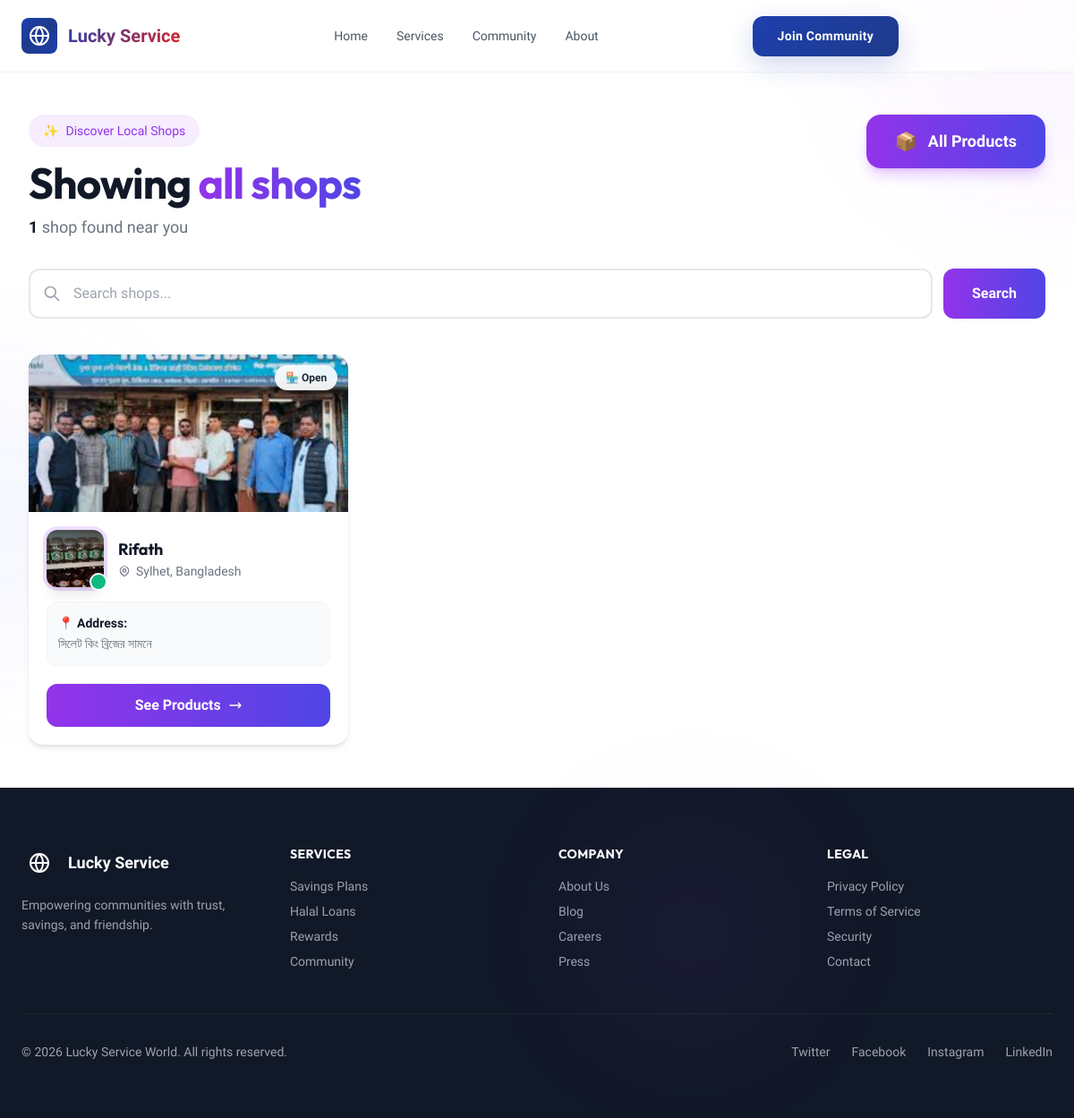
The page /shop on the database as committed earlier.
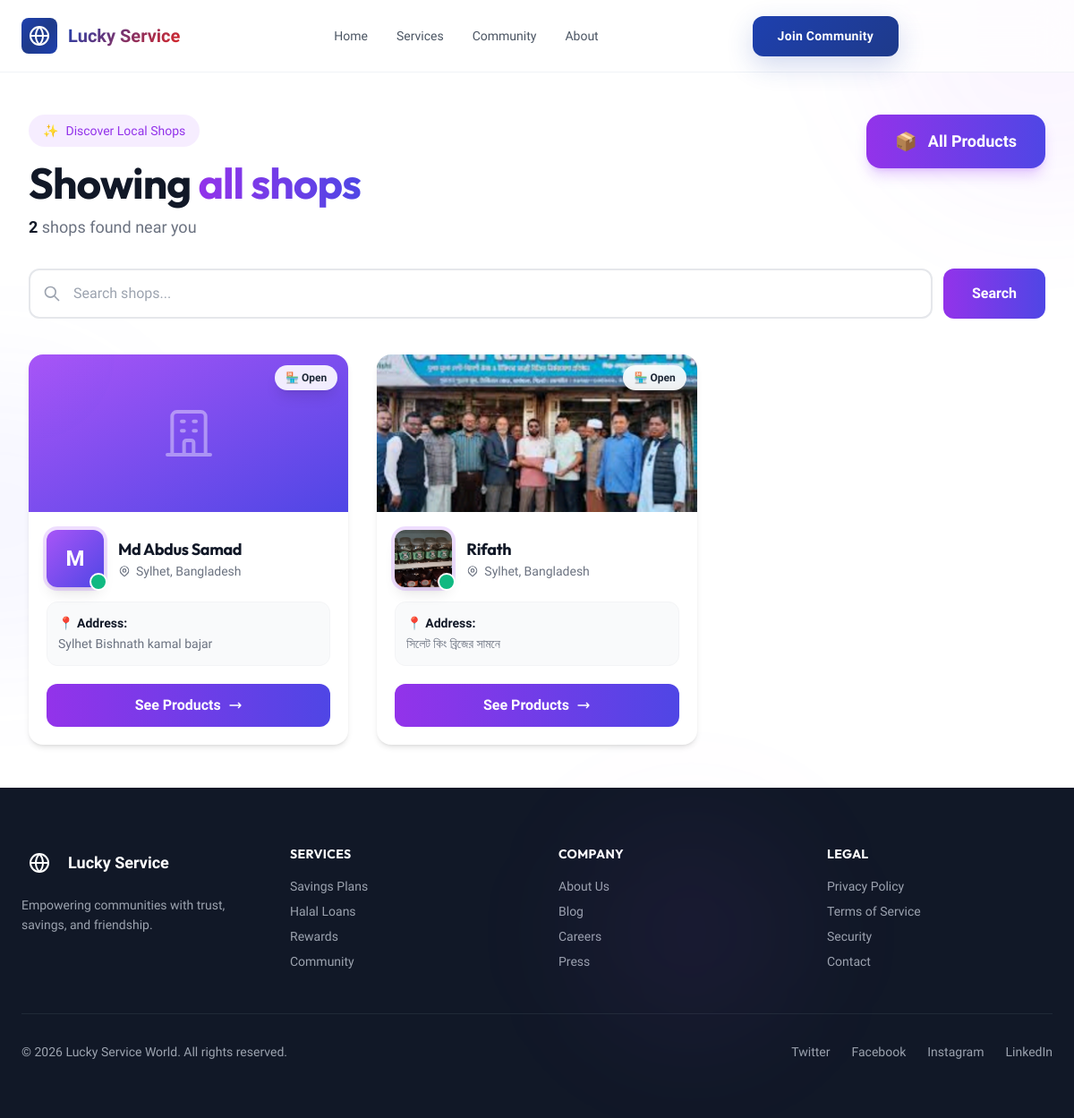
The same page on the database as committed later.
### base/models.py (models this page shows, shortened)
class BaseModel(models.Model):
    created_at = models.DateTimeField(auto_now_add=True)
    updated_at = models.DateTimeField(auto_now=True)
    is_active = models.BooleanField(default=True)
    class Meta:
        abstract = True
        ordering = ['-created_at']

class Shop(BaseModel):
    COUNTRY_CHOICES = [
        ('BD', 'Bangladesh'),
    ]
    DISTRICT_CHOICES = [
        ('Dhaka', 'Dhaka'),
        ('Chattogram', 'Chattogram'),
        ('Khulna', 'Khulna'),
        ('Rajshahi', 'Rajshahi'),
        ('Sylhet', 'Sylhet'),
        ('Barishal', 'Barishal'),
        ('Rangpur', 'Rangpur'),
    ]
    name = models.CharField(max_length=255)
    profile = models.ForeignKey(Profile, on_delete=models.CASCADE, null=True, blank=True)
    profile_pic = models.ImageField(
        upload_to='shops/profile_pics/',
        blank=True,
        null=True
    )
    shop_photo = models.ImageField(
        upload_to='shops/photos/',
        blank=True,
        null=True
    )
    country = models.CharField(
        max_length=5,
        choices=COUNTRY_CHOICES,
        default='BD'
    )
    district = models.CharField(
        max_length=50,
        choices=DISTRICT_CHOICES
    )
    location = models.CharField(
        max_length=255,
        help_text="Shop address / area"
    )
    google_map_link = models.URLField(
        blank=True,
        null=True
    )

### base/views.py (the view)
# urls.py: path('shop', shop),
def shop(request):
    country = request.GET.get('country')
    district = request.GET.get('district')
    shops = Shop.objects.all()
    if country:
        if country.lower() == 'bangladesh':
            shops = shops.filter(country='BD')
    if district:
        shops = shops.filter(district=district)
    context = {
        'shops': shops,
        'selected_country': country,
        'selected_district': district,
    }
    return render(request, 'shops.html', context)

### templates/shops.html (shortened to what this page needs)
{% extends 'landing.html' %}
{% block body %}
<div class="fixed inset-0 overflow-hidden pointer-events-none">
  <div class="absolute -top-40 -right-40 w-96 h-96 bg-purple-500/5 rounded-full blur-3xl"></div>
</div>
<main class="relative max-w-7xl mx-auto px-4 sm:px-6 lg:px-8 py-12">
  <div class="mb-10">
    <div class="flex flex-col lg:flex-row lg:items-start lg:justify-between gap-6 mb-8">
      <div class="flex-1">
        <div class="inline-flex items-center gap-2 px-4 py-2 rounded-full bg-purple-500/10 text-purple-600 text-sm font-medium mb-4">
          <span>✨</span>
          <span>Discover Local Shops</span>
        </div>
        <h1 class="text-3xl md:text-4xl lg:text-5xl font-bold text-gray-900 leading-tight">
          {% if selected_district %}
            Checkout all shops in
            <span class="bg-gradient-to-r from-purple-600 to-indigo-600 bg-clip-text text-transparent">
              {{ selected_district }}
            </span>, {{ selected_country|default:"Bangladesh" }}
          {% else %}
            Showing
            <span class="bg-gradient-to-r from-purple-600 to-indigo-600 bg-clip-text text-transparent">
            </span>
          {% endif %}
        </h1>
        {% if shops %}
          <p class="mt-3 text-gray-500 text-lg">
            <span class="font-semibold text-gray-900">{{ shops|length }}</span> shop{{ shops|length|pluralize }} found near you
          </p>
        {% endif %}
      </div>
      <a href="" class="group relative inline-flex items-center gap-3 px-8 py-4 font-bold text-white rounded-2xl overflow-hidden shadow-lg shadow-purple-500/30 hover:shadow-xl hover:shadow-purple-500/40 transition-all duration-300 transform hover:scale-105 active:scale-100">
        <div class="absolute inset-0 bg-gradient-to-r from-purple-600 to-indigo-600 group-hover:opacity-90 transition-opacity duration-300"></div>
        <div class="relative flex items-center gap-3">
          <span class="text-xl">📦</span>
          <span class="text-lg">All Products</span>
        </div>
      </a>
    </div>
    <form method="get" class="flex gap-3">
      <div class="flex-1 relative group">
        <input
          type="text"
          name="q"
          placeholder="Search shops..."
          value="{{ search_query|default:'' }}"
          class="w-full px-5 py-3.5 pl-12 rounded-xl border-2 border-gray-200 bg-white text-gray-900 placeholder:text-gray-400 focus:border-purple-500 focus:outline-none focus:ring-4 focus:ring-purple-500/10 transition-all duration-300"
        >
      </div>
      <button
        type="submit"
        class="bg-gradient-to-r from-purple-600 to-indigo-600 text-white font-semibold py-3.5 px-8 rounded-xl transition-all duration-300 hover:opacity-90 hover:shadow-lg hover:shadow-purple-500/30 active:scale-95"
      >
        Search
      </button>
    </form>
  </div>
  {% if shops %}
    <div class="grid grid-cols-1 md:grid-cols-2 lg:grid-cols-3 gap-6 lg:gap-8">
      {% for shop in shops %}
        <div class="group relative bg-white rounded-2xl overflow-hidden shadow-md hover:shadow-2xl hover:shadow-purple-500/10 transition-all duration-500 hover:-translate-y-2">
          <div class="relative h-44 overflow-hidden">
            {% if shop.shop_photo %}
              <img src="{{ shop.shop_photo.url }}" alt="{{ shop.name }}" class="w-full h-full object-cover transition-transform duration-700 group-hover:scale-110">
            {% else %}
              <div class="w-full h-full bg-gradient-to-br from-purple-500 to-indigo-600 flex items-center justify-center">
                <svg class="w-16 h-16 text-white/40" fill="none" stroke="currentColor" viewBox="0 0 24 24">
                  <path stroke-linecap="round" stroke-linejoin="round" stroke-width="1.5" d="M19 21V5a2 2 0 00-2-2H7a2 2 0 00-2 2v16m14 0h2m-2 0h-5m-9 0H3m2 0h5M9 7h1m-1 4h1m4-4h1m-1 4h1m-5 10v-5a1 1 0 011-1h2a1 1 0 011 1v5m-4 0h4"></path>
                </svg>
              </div>
            {% endif %}
            <div class="absolute top-3 right-3 px-3 py-1.5 rounded-full bg-white/90 backdrop-blur-sm text-xs font-semibold text-gray-800 shadow-lg">
              🏪 Open
            </div>
          </div>
          <div class="p-5">
            <div class="flex items-center gap-4 mb-4">
              <div class="relative">
                <div class="w-16 h-16 rounded-xl overflow-hidden ring-4 ring-purple-500/20 group-hover:ring-purple-500/40 transition-all duration-300 shadow-lg">
                  {% if shop.profile_pic %}
                    <img src="{{ shop.profile_pic.url }}" alt="{{ shop.name }}" class="w-full h-full object-cover">
                  {% else %}
                    <div class="w-full h-full bg-gradient-to-br from-purple-500 to-indigo-600 flex items-center justify-center">
                      <span class="text-2xl font-bold text-white">{{ shop.name|slice:":1" }}</span>
                    </div>
                  {% endif %}
                </div>
                <div class="absolute -bottom-1 -right-1 w-5 h-5 bg-emerald-500 rounded-full border-2 border-white animate-pulse"></div>
              </div>
              <div class="flex-1 min-w-0">
                <h3 class="text-lg font-bold text-gray-900 truncate group-hover:text-purple-600 transition-colors duration-300">
                  {{ shop.name }}
                </h3>
                <div class="flex items-center gap-1.5 text-gray-500 text-sm">
                  <span class="truncate">{{ shop.district }}, Bangladesh</span>
                </div>
              </div>
            </div>
            <div class="mb-5 p-3 rounded-xl bg-gray-50 border border-gray-100">
              <p class="text-gray-700 text-sm leading-relaxed">
                <span class="font-semibold text-gray-900">📍 Address:</span>
                <br>
                <span class="text-gray-500">{{ shop.location }}</span>
              </p>
            </div>
            <a href="/viewshop/{{shop.id}}" class="w-full bg-gradient-to-r from-purple-600 to-indigo-600 text-white font-semibold py-3 px-4 rounded-xl transition-all duration-300 hover:opacity-90 hover:shadow-lg hover:shadow-purple-500/30 flex items-center justify-center gap-2 group/btn">
              <span>See Products</span>
              <svg class="w-4 h-4 transition-transform duration-300 group-hover/btn:translate-x-1" fill="none" stroke="currentColor" viewBox="0 0 24 24">
                <path stroke-linecap="round" stroke-linejoin="round" stroke-width="2" d="M17 8l4 4m0 0l-4 4m4-4H3"></path>
              </svg>
            </a>
          </div>
          <div class="absolute top-0 left-0 w-24 h-24 bg-gradient-to-br from-purple-500 to-indigo-600 opacity-5 rounded-br-full"></div>
        </div>
      {% endfor %}
    </div>
  {% endif %}
</main>
{% endblock %}

### templates/landing.html (shortened to what this page needs)
<!DOCTYPE html>
<html lang="en" class="scroll-smooth">
<head>
  <script src="https://cdn.tailwindcss.com"></script>
</head>
<body>
  <nav class="">
    <div class="max-w-7xl mx-auto px-6 py-4 flex items-center justify-between h-20">
      <div class="flex items-center gap-3 font-bold text-xl">
        <div class="w-10 h-10 rounded-lg gradient-primary flex items-center justify-center text-white">
            <a href="/">
          <i data-lucide="globe" class="w-6 h-6"></i></a>
        </div>
        <span class="text-gradient-primary hidden sm:inline">Lucky Service</span>
      </div>
      <div class="hidden md:flex items-center gap-8 text-sm">
        <a href="#hero" class="text-gray-600 hover:text-brand-primary font-medium transition-colors">Home</a>
        <a href="#features" class="text-gray-600 hover:text-brand-primary font-medium transition-colors">Services</a>
        <a href="#testimonials" class="text-gray-600 hover:text-brand-primary font-medium transition-colors">Community</a>
        <a href="#footer" class="text-gray-600 hover:text-brand-primary font-medium transition-colors">About</a>
      </div>
      <button class="btn-primary hidden md:block">Join Community</button>
    </div>
  </nav>
<div class="mt-20">
 {% block body %}
 {% endblock %}
</div>
  <footer id="footer" class="bg-gray-900 text-gray-400 py-16">
    <div class="max-w-7xl mx-auto px-6">
      <div class="grid md:grid-cols-4 gap-12 mb-12">
        <div>
          <div class="flex items-center gap-3 mb-4">
            <div class="w-10 h-10 rounded-lg bg-gradient-primary flex items-center justify-center text-white">
              <i data-lucide="globe" class="w-6 h-6"></i>
            </div>
            <span class="text-white font-bold text-lg">Lucky Service</span>
          </div>
          <p class="text-sm leading-relaxed">Empowering communities with trust, savings, and friendship.</p>
        </div>
        <div>
          <h4 class="text-white font-bold mb-4 text-sm uppercase tracking-wide">Services</h4>
          <ul class="space-y-2 text-sm">
            <li><a href="#" class="hover:text-white transition-colors">Savings Plans</a></li>
            <li><a href="#" class="hover:text-white transition-colors">Halal Loans</a></li>
            <li><a href="#" class="hover:text-white transition-colors">Rewards</a></li>
            <li><a href="#" class="hover:text-white transition-colors">Community</a></li>
          </ul>
        </div>
        <div>
          <h4 class="text-white font-bold mb-4 text-sm uppercase tracking-wide">Company</h4>
          <ul class="space-y-2 text-sm">
            <li><a href="#" class="hover:text-white transition-colors">About Us</a></li>
            <li><a href="#" class="hover:text-white transition-colors">Blog</a></li>
            <li><a href="#" class="hover:text-white transition-colors">Careers</a></li>
            <li><a href="#" class="hover:text-white transition-colors">Press</a></li>
          </ul>
        </div>
        <div>
          <h4 class="text-white font-bold mb-4 text-sm uppercase tracking-wide">Legal</h4>
          <ul class="space-y-2 text-sm">
            <li><a href="#" class="hover:text-white transition-colors">Privacy Policy</a></li>
            <li><a href="#" class="hover:text-white transition-colors">Terms of Service</a></li>
            <li><a href="#" class="hover:text-white transition-colors">Security</a></li>
            <li><a href="#" class="hover:text-white transition-colors">Contact</a></li>
          </ul>
        </div>
      </div>
      <div class="border-t border-gray-800 pt-8 flex flex-col md:flex-row justify-between items-center text-sm">
        <p>&copy; 2026 Lucky Service World. All rights reserved.</p>
        <div class="flex gap-6 mt-4 md:mt-0">
          <a href="#" class="hover:text-white transition-colors">Twitter</a>
          <a href="#" class="hover:text-white transition-colors">Facebook</a>
          <a href="#" class="hover:text-white transition-colors">Instagram</a>
          <a href="#" class="hover:text-white transition-colors">LinkedIn</a>
        </div>
      </div>
    </div>
  </footer>

### templates/landing.html (style rules this page uses)
* { margin: 0; padding: 0; box-sizing: border-box; }
html, body { font-family: 'Sora', sans-serif; background: #ffffff; color: #1a202c; overflow-x: hidden; }
h1, h2, h3, h4, h5, h6 { font-family: 'Outfit', sans-serif; font-weight: 700; letter-spacing: -0.02em; }
.gradient-primary { background: linear-gradient(135deg, #1e40af 0%, #1e3a8a 50%, #1e40af 100%); }
.text-gradient-primary { background: linear-gradient(135deg, #1e40af 0%, #dc2626 100%); -webkit-background-clip: text; -webkit-text-fill-color: transparent; background-clip: text; }
.btn-primary { background: linear-gradient(135deg, #1e40af 0%, #1e3a8a 100%); color: white; padding: 12px 28px; border-radius: 12px; border: none; font-weight: 600; cursor: pointer; transition: all 0.3s ease; font-size: 14px; letter-spacing: 0.3px; box-shadow: 0 10px 30px rgba(30, 64, 175, 0.2); }
nav { position: fixed; top: 0; left: 0; right: 0; z-index: 50; background: rgba(255, 255, 255, 0.7); backdrop-filter: blur(20px); border-bottom: 1px solid rgba(226, 232, 240, 0.5); }

Rows that differ between the two databases and show on the page:
added Shop: name "M", name "Md Abdus Samad", district "Sylhet", location "Sylhet Bishnath kamal bajar"
Other text that changed with them:
{{ shops|length }}: "1" → "2"
